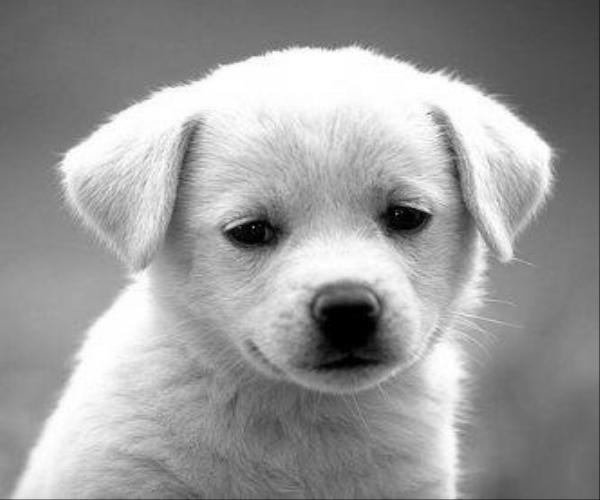
#> input picture bilinear_interpolation_scaling/images/scaled_doggo_500x600.jpg, 600 x 500 px
$ python -i laplacian.py   (imports and definitions only)
#> lines starting #> are read from the running program, lines starting #| are printed output that depends on the picture
#> further down, picture is the input picture: PIL image 600x500 L; min 0, max 255, mean 155.1
from PIL import Image


def laplacian_filter(image):
    # Convert the image to grayscale using the Luma formula
    grayscale_image = image.convert("L")

    # Laplacian 3x3 filter kernel which is applied to every pixel of the image
    # The center pixel has the value 8, the surrounding pixels have the value -1, which are weights
    # 8 emphasizes high frequency changes in intensity, -1 emphasizes rapid changes in intensity
    kernel = [[-1, -1, -1], [-1, 8, -1], [-1, -1, -1]]

    # Get image width and height
    width, height = grayscale_image.size
#> width = 600; height = 500

    # Create a new image of the same width and height to store the converted image
    result_image = Image.new("L", (width, height))
#> result_image: PIL image 600x500 L; every value is 0

    # Apply the Laplacian filter to each pixel of of vertical and horizontal neighbors
    # -1 means that the pixel is on the edge of the image and has no neighbor, so it is ignored
    for y in range(1, height - 1):
        for x in range(1, width - 1):
            # For each pixel thhe value is calculated by summing the product of the pixel values
            # and corresponding kernel values within the 3x3 neighborhood
            # grayscale_image.getpixel((x + i - 1, y + j - 1)) retreives the pixel intensity value at a coordinate
            # kernel[i][j] retreives the corresponding kernel value
            # for i in range(3) for j in range(3) - this is a nested loop that iterates over the 3x3 Laplacian kernel
            # overall it computes the sum of the weighted pixel values, representing the convolution operation
            laplacian_value = sum(grayscale_image.getpixel(
                (x + i - 1, y + j - 1)) * kernel[i][j] for i in range(3) for j in range(3))

            # Then value is scaled to the range [0, 255]
            laplacian_value = max(0, min(255, laplacian_value))

            # Then we set the pixel in the result image
            result_image.putpixel((x, y), laplacian_value)
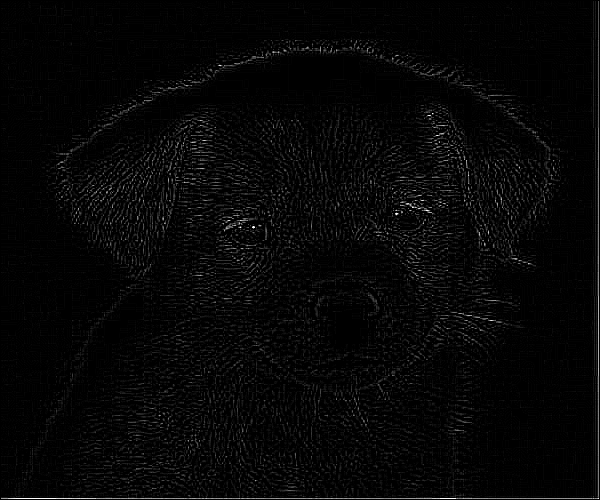
#> result_image: PIL image 600x500 L; min 0, max 255, mean 6.6

    return result_image

>>> from PIL import Image
>>> picture = Image.open('../bilinear_interpolation_scaling/images/scaled_doggo_500x600.jpg')
>>> result = laplacian_filter(picture)
